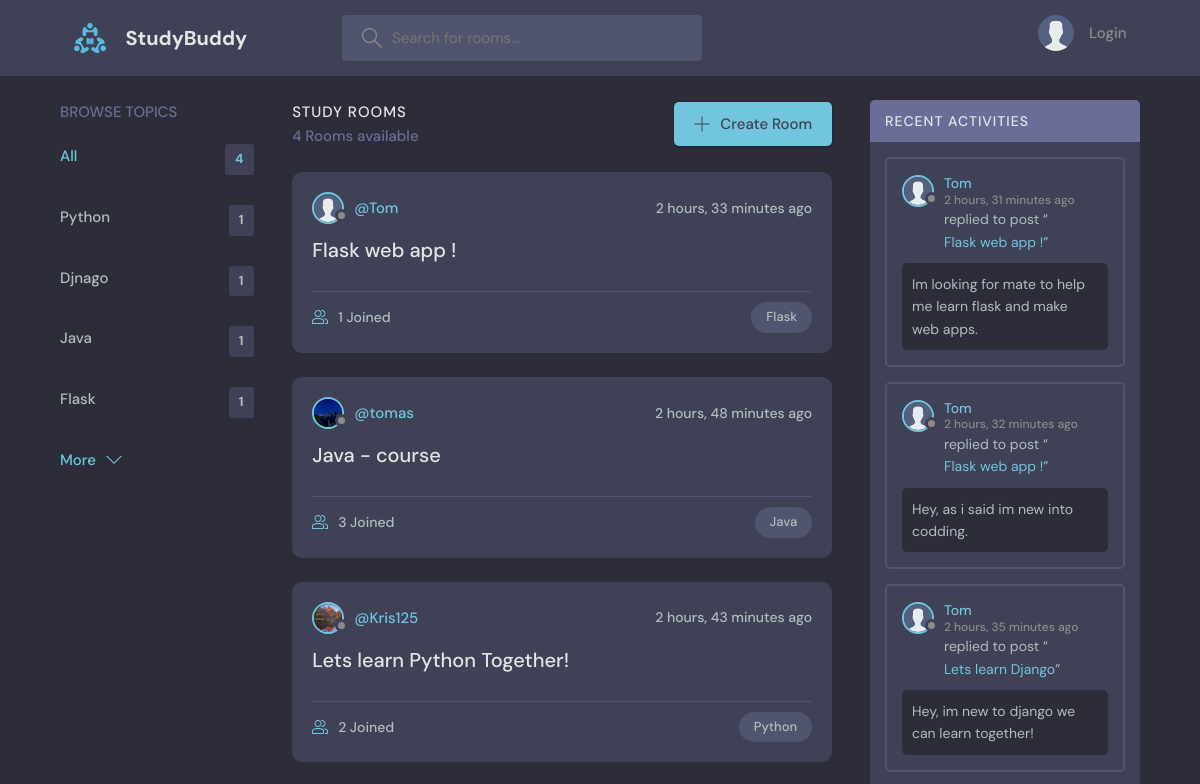
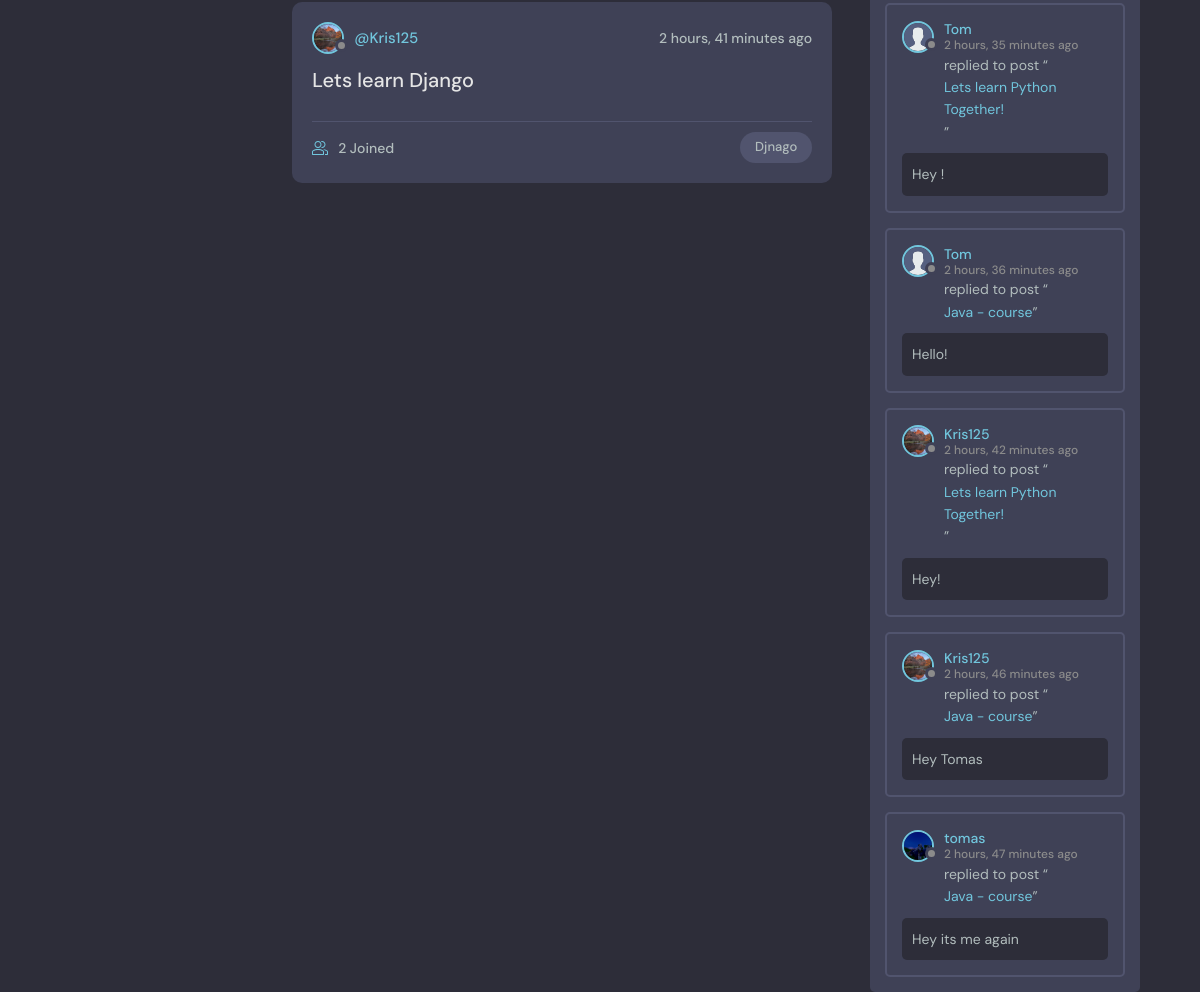
The page / on the database its author committed (2 pictures, top to bottom).
### base/models.py (models this page shows, shortened)
class Topic(models.Model):
    name = models.CharField(max_length=200)

class Room(models.Model):
    host = models.ForeignKey(User, on_delete= models.SET_NULL, null=True)
    topic = models.ForeignKey(Topic, on_delete= models.SET_NULL, null=True)
    name = models.CharField(max_length=200)
    description = models.TextField(null=True, blank=True)
    participants = models.ManyToManyField(User, related_name='participants', blank=True)
    updated = models.DateTimeField(auto_now=True)
    created = models.DateTimeField(auto_now_add=True)
    class Meta:
        ordering = ['-updated','-created']
    def __str__(self):
        return self.name

class User(AbstractUser):
    name = models.CharField(max_length=200, null=True)
    email = models.EmailField(unique=True, null=True)
    bio = models.TextField(null=True)
    avatar = models.ImageField(default='avatar.svg')
    USERNAME_FIELD = 'email'
    REQUIRED_FIELDS = []

class Message(models.Model):
    user = models.ForeignKey(User, on_delete= models.CASCADE)
    room = models.ForeignKey(Room, on_delete= models.CASCADE)
    body = models.TextField()
    updated = models.DateTimeField(auto_now=True)
    created = models.DateTimeField(auto_now_add=True)
    class Meta:
        ordering = ['-created','-updated']

### base/views.py (the view)
# urls.py: path("", views.home, name="home"),
def home(request):
    q = request.GET.get("q") if request.GET.get("q") != None else ""
    rooms = Room.objects.filter(
        Q(topic__name__icontains=q)
        | Q(host__username__icontains=q)
        | Q(name__icontains=q)
    )
    user_messages = Message.objects.filter(Q(room__topic__name__icontains=q))
    topics = Topic.objects.all()
    room_count = Room.objects.all()
    context = {"rooms": rooms, "topics": topics, "user_messages": user_messages, 'room_count':room_count}
    return render(request, "home.html", context)

### base/templates/home.html (shortened to what this page needs)
{% extends 'main.html' %}
{% block content %}
<main class="layout layout--3">
  <div class="container">
    {% include 'topics_component.html' %}
    <div class="roomList">
      <div class="roomList__header">
        <div>
          <h2>Study Rooms</h2>
          <p>{{rooms.count}} Rooms available</p>
        </div>
        <a class="btn btn--main" href="{% url 'create-room' %}">
          <svg version="1.1" xmlns="http://www.w3.org/2000/svg" width="32" height="32" viewBox="0 0 32 32">
            <title>add</title>
            <path
              d="M16.943 0.943h-1.885v14.115h-14.115v1.885h14.115v14.115h1.885v-14.115h14.115v-1.885h-14.115v-14.115z">
            </path>
          </svg>
          Create Room
        </a>
      </div>
      {% include 'feed_component.html' %}
    </div>
    {% include 'activity_component.html' %}
  </div>
</main>
{% endblock %}

### base/templates/topics_component.html (shortened to what this page needs)
<div class="topics">
  <div class="topics__header">
      <h2>Browse Topics</h2>
  </div>
  <ul class="topics__list">
      <li>
          <a href="{% url 'home' %}" class="active">All <span>{{room_count.count}}</span></a>
      </li>
      {% for topic in topics %}
      {% if topic.room_set.all.count == 0 %}
      {% else %}
      <li>
          <a href="{% url 'home' %}?q={{topic.name}}">{{topic.name}}<span>{{topic.room_set.all.count}}</span></a>
      </li>
      {% endif %}
      {% endfor %}
  </ul>
  <a class="btn btn--link" href={% url 'home' %}>
      More
      <svg version="1.1" xmlns="http://www.w3.org/2000/svg" width="32" height="32" viewBox="0 0 32 32">
          <title>chevron-down</title>
          <path d="M16 21l-13-13h-3l16 16 16-16h-3l-13 13z"></path>
      </svg>
</div>

### base/templates/feed_component.html (shortened to what this page needs)
{% load static %}
{% for room in rooms %}
<div class="roomListRoom">
  <div class="roomListRoom__header">
    <a href={% url 'user-profile' room.host.id %} class="roomListRoom__author">
      <div class="avatar avatar--small">
        <img src={{room.host.avatar.url}} />
      </div>
      <span>@{{room.host.username}}</span>
    </a>
    <div class="roomListRoom__actions">
      <span>{{room.created|timesince}} ago</span>
    </div>
  </div>
  <div class="roomListRoom__content">
    <a href={% url 'room' room.id %}>{{room.name}}</a>
  </div>
  <div class="roomListRoom__meta">
    <a href={% url 'room' room.id %} class="roomListRoom__joined">
      {{room.participants.all.count}} Joined
    </a>
    <p class="roomListRoom__topic">{{room.topic.name}}</p>
  </div>
</div>
{% endfor %}

### base/templates/activity_component.html (shortened to what this page needs)
{% load static %}
<div class="activities">
  <div class="activities__header">
    <h2>Recent Activities</h2>
  </div>
  {% for message in user_messages %}
  <div class="activities__box">
    <div class="activities__boxHeader roomListRoom__header">
      <a href={% url 'user-profile' message.user.id %} class="roomListRoom__author">
        <div class="avatar avatar--small">
          <img src={{ message.user.avatar.url }} />
        </div>
        <p>
          {{message.user.username}}
          <span>{{message.created|timesince}} ago</span>
        </p>
      </a>
    </div>
    <div class="activities__boxContent">
      <p>replied to post “<a href={% url 'room' message.room.id %}>{{message.room}}</a>”</p>
      <div class="activities__boxRoomContent">
        {{message.body}}
      </div>
    </div>
  </div>
  {% endfor %}
</div>

### rows shown on the page
Topic: name "Python", room_set.all.count "1"
Topic: name "Djnago", room_set.all.count "1"
Topic: name "Java", room_set.all.count "1"
Topic: name "Flask", room_set.all.count "1"
Room: host.avatar (placeholder picture), host.username "Tom", created "2 hours, 33 minutes", name "Flask web app !", participants.all.count "1", topic.name "Flask"
Room: host.avatar (picture), host.username "tomas", created "2 hours, 48 minutes", name "Java - course", participants.all.count "3", topic.name "Java"
Room: host.avatar (picture), host.username "Kris125", created "2 hours, 43 minutes", name "Lets learn Python Together!", participants.all.count "2", topic.name "Python"
Room: host.avatar (picture), host.username "Kris125", created "2 hours, 41 minutes", name "Lets learn Django", participants.all.count "2", topic.name "Djnago"
Message: user.avatar (placeholder picture), user.username "Tom", created "2 hours, 31 minutes", room "Flask web app !", body "Im looking for mate to help me learn flask and make web apps."
Message: user.avatar (placeholder picture), user.username "Tom", created "2 hours, 32 minutes", room "Flask web app !", body "Hey, as i said im new into codding."
Message: user.avatar (placeholder picture), user.username "Tom", created "2 hours, 35 minutes", room "Lets learn Django", body "Hey, im new to django we can learn together!"
Message: user.avatar (placeholder picture), user.username "Tom", created "2 hours, 35 minutes", room "Lets learn Python Together!", body "Hey !"
Message: user.avatar (placeholder picture), user.username "Tom", created "2 hours, 36 minutes", room "Java - course", body "Hello!"
Message: user.avatar (picture), user.username "Kris125", created "2 hours, 42 minutes", room "Lets learn Python Together!", body "Hey!"
Message: user.avatar (picture), user.username "Kris125", created "2 hours, 46 minutes", room "Java - course", body "Hey Tomas"
Message: user.avatar (picture), user.username "tomas", created "2 hours, 47 minutes", room "Java - course", body "Hey its me again"

### other values the page prints
{{ room_count.count }} "4"
{{ rooms.count }} "4"
